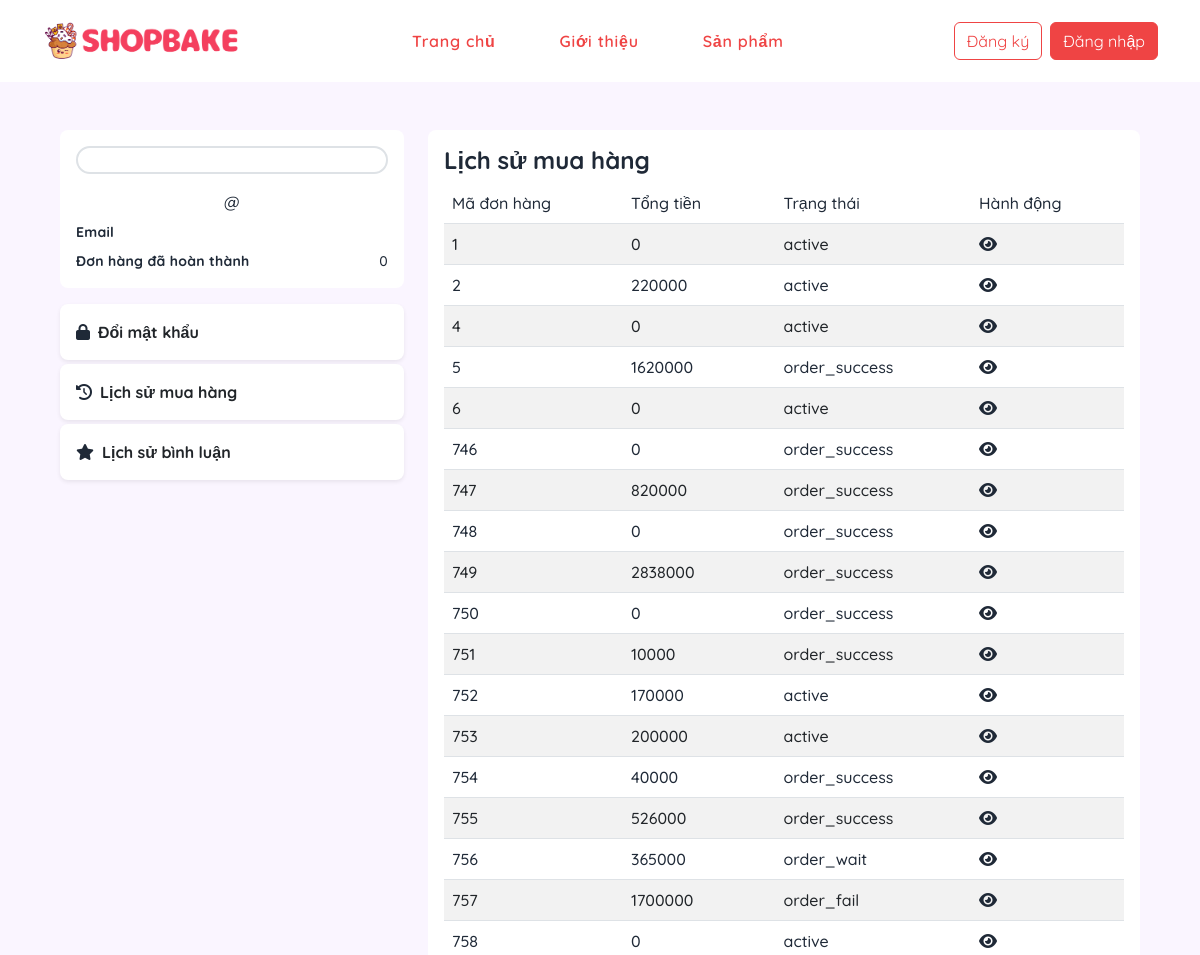
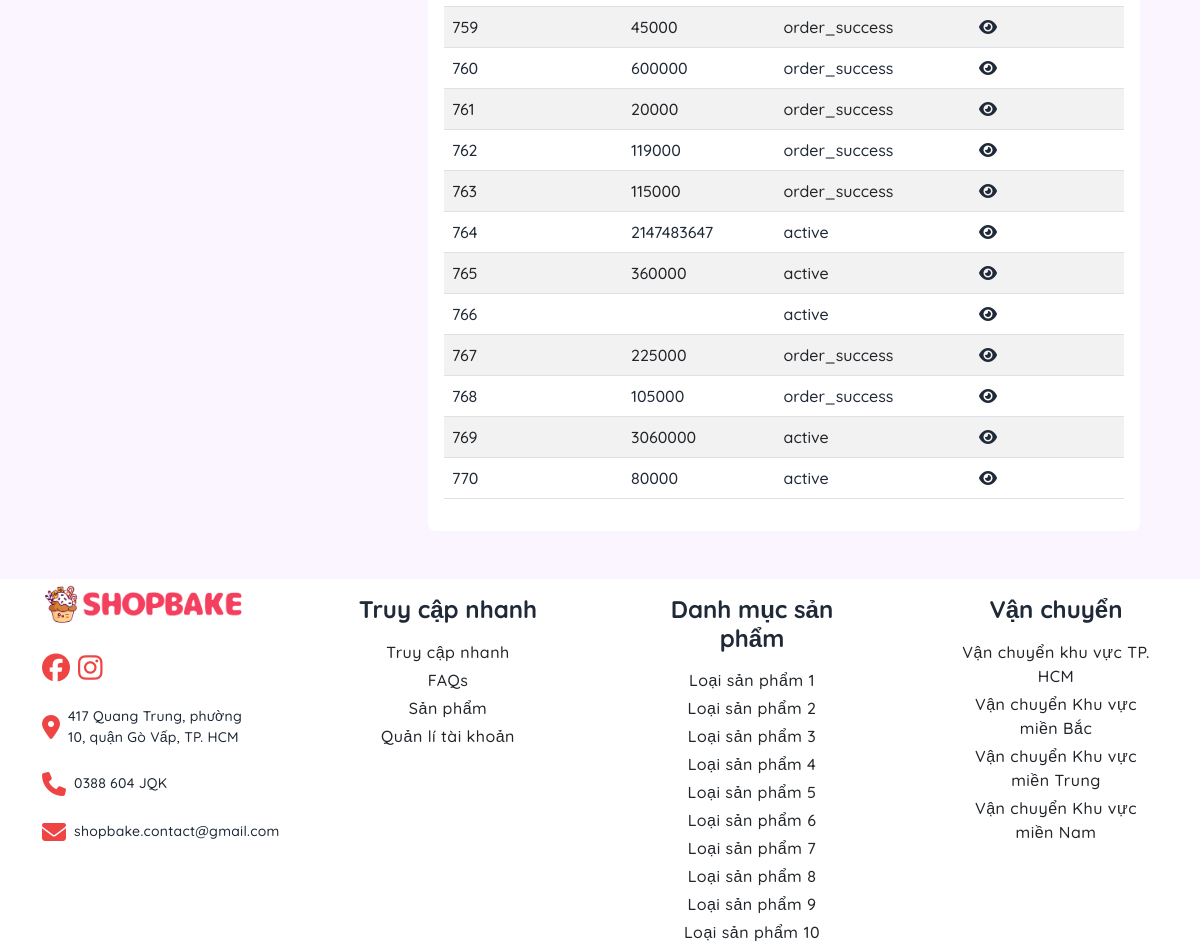
The page /user/orderHistory on the database its author committed (2 pictures, top to bottom).
### tables this page shows
CREATE TABLE `carts` (
  `cart_id` int(11) NOT NULL AUTO_INCREMENT,
  `user_id` int(11) NOT NULL,
  `status` enum('active','order_wait','order_success','order_fail') NOT NULL DEFAULT 'active',
  `voucher_id` varchar(100) DEFAULT NULL,
  `paid_date` datetime DEFAULT NULL,
  `cart_total` int(11) DEFAULT NULL,
  `address` text DEFAULT NULL,
  PRIMARY KEY (`cart_id`),
  KEY `fk_user_cart_idx` (`user_id`),
  KEY `fk_voucher_cart_idx` (`voucher_id`),
  CONSTRAINT `fk_user_cart` FOREIGN KEY (`user_id`) REFERENCES `users` (`user_id`),
  CONSTRAINT `fk_voucher_cart` FOREIGN KEY (`voucher_id`) REFERENCES `vouchers` (`voucher_id`)
);

### app/controllers/BaseController.php (called while the page is built, shortened)
<?php
class BaseController
{
    protected function view($viewPath, array $params = [])
    {
        $newViewPath = self::VIEW_FOLDER . "/" . str_replace('.', '/', $viewPath) . '.php';
        require $newViewPath;
    }
}
?>

### app/controllers/UserController.php (called while the page is built, shortened)
<?php
class UserController extends BaseController
{
    private $userModel;
    private $cartModel;
    public function __construct()
    {
        $this->userModel = new UserModel();
        $this->cartModel = new CartModel();
    }
    public function orderHistory()
    {
        $userId = $_SESSION["user_id"];
        $userInfo = $this->userModel->getUserInfo($userId);
        $listCarts = $this->cartModel->getAllCarts($userId);
        return $this->view(viewPath: "users.orderHistory", params: [
            "userInfo" => $userInfo ?? null,
            "listCarts" => $listCarts,
        ]);
    }
}

### app/core/Database.php (called while the page is built)
<?php
class Database {
    private $host = DB_HOST;
    private $db_name = DB_NAME;
    private $username = DB_USER;
    private $password = DB_PASS;
    public function getConnection() {
        $conn = null;
        try {
            $conn = new PDO("mysql:host={$this->host};dbname={$this->db_name};charset=utf8mb4", $this->username, $this->password);
            $conn->setAttribute(PDO::ATTR_ERRMODE, PDO::ERRMODE_EXCEPTION);
        } catch (PDOException $e) {
            echo "Connection error: " . $e->getMessage();
        }
        return $conn;
    }
}

### app/models/BaseModel.php (called while the page is built, shortened)
<?php
class BaseModel extends Database
{
    protected $conn;
    public function __construct()
    {
        $this->conn = $this->getConnection();
    }
    public function getTwoTable($table1, $table2, $joinColumn, $table1Select = [], $table2Select = [], $conditions = [], $limit = null, $order = null)
    {
        return $this->_queryWithJoin($table1, $table2, $joinColumn, $table1Select, $table2Select, $conditions, $limit, $order);
    }
    private function _queryWithJoin($table1, $table2, $joinColumn, $table1Select = [], $table2Select = [], $conditions = [], $limit = null, $order = null)
    {
        try {
            $columns1 = $table1 . '.' . implode(", $table1.", $table1Select);
            $columns2 = $table2 . '.' . implode(", $table2.", $table2Select);
            $sql = "SELECT $columns1, $columns2 FROM $table1
                    JOIN $table2 ON $table1.$joinColumn = $table2.$joinColumn";
            $stmt = $this->conn->prepare($sql);
            $stmt->execute();
            return $stmt->fetchAll(PDO::FETCH_ASSOC);
        } catch (PDOException $e) {
            echo "Error: " . $e->getMessage();
            return [];
        }
    }
}
?>

### app/models/CartModel.php (called while the page is built, shortened)
<?php
class CartModel extends BaseModel
{
    public function getAllCarts($userId = null)
    {
        if (!isset($userId)) {
            return $this->getTwoTable(table1: self::CART_TABLE, table2: self::USER_TABLE, joinColumn: "user_id",
                table1Select: [
                    "cart_id",
                    "cart_total",
                    "status",
                ], table2Select: [
                    "username",
                ]);
        }
    }
}

### app/views/users/orderHistory.php (the view, shortened to what this page needs)
<main class="container-fluid d-flex flex-column justify-content-center align-items-center gap-3 p-5">
    <div class="container-lg">
        <div class="row">
            <div class="col-xl-4">
                <div class="w-full p-3 bg-white round-8 mb-3">
                    <div class="w-full rounded-pill overflow-hidden border border-2 mb-3">
                    </div>
                    <div class="d-flex flex-column align-items-center gap-2">
                        <div class="text-center">
                            <p class="m-0 text-normal">@<?php echo $userInfo["username"] ?></p>
                        </div>
                        <div class="w-full d-flex justify-content-between align-items-center">
                            <p class="m-0 text-bold text-small">Email</p>
                        </div>
                        <div class="w-full d-flex justify-content-between align-items-center">
                            <p class="m-0 text-bold text-small">Đơn hàng đã hoàn thành</p>
                            <p class="m-0 text-small">0</p>
                        </div>
                    </div>
                </div>
                <div class="d-flex flex-column gap-1">
                    <div class="d-flex align-items-center gap-1 w-full p-3 bg-white round-8 shadow-sm">
                        <a href="<?php echo BASEPATH ?>/user/changePwd"
                           class="w-full text-decoration-none text-dark text-bold"><i class="me-2 fa-solid fa-lock"></i>Đổi
                            mật khẩu</a>
                    </div>
                    <div class="d-flex align-items-center gap-1 w-full p-3 bg-white round-8 shadow-sm">
                        <a href="<?php echo BASEPATH ?>/user/orderHistory"
                           class="w-full text-decoration-none text-dark text-bold"><i
                                class="me-2 fa-solid fa-clock-rotate-left"></i>Lịch sử mua hàng</a>
                    </div>
                    <div class="d-flex align-items-center gap-1 w-full p-3 bg-white round-8 shadow-sm">
                        <a href="<?php echo BASEPATH ?>/user/commentHistory"
                           class="w-full text-decoration-none text-dark text-bold"><i class="me-2 fa-solid fa-star"></i>Lịch
                            sử bình luận</a>
                    </div>
                </div>
            </div>
            <div class="col-xl-8">
                <div class="w-full p-3 bg-white round-8">
                    <div class="d-flex justify-content-between align-items-content">
                        <h3 class="heading-3">Lịch sử mua hàng</h3>
                    </div>
                    <div>
                        <div class="table-responsive">
                            <div class="table-wrapper">
                                <table class="table table-striped table-hover">
                                    <thead>
                                    <tr>
                                        <th>Mã đơn hàng</th>
                                        <th>Tổng tiền</th>
                                        <th>Trạng thái</th>
                                        <th>Hành động</th>
                                    </tr>
                                    </thead>
                                    <tbody>
                                    <?php
                                    foreach ($listCarts as $cart) {
                                        echo "
                                    <tr>
                                        <td>$cart[cart_id]</td>
                                        <td>$cart[cart_total]</td>
                                        <td>$cart[status]</td>
                                        <td>
                                            <a href='" . BASEPATH . "/cart?cartId=$cart[cart_id]' class='me-2'><i class='fa-solid fa-eye'></i></a>
                                        </td>
                                    </tr>
                                    ";
                                    }
                                    ?>
                                    </tbody>
                                </table>
                            </div>
                        </div>
                    </div>
                </div>
            </div>
        </div>
    </div>
</main>

### rows shown on the page
carts: cart_id "1", cart_total "0", status "active"
carts: cart_id "2", cart_total "220000", status "active"
carts: cart_id "4", cart_total "0", status "active"
carts: cart_id "5", cart_total "1620000", status "order_success"
carts: cart_id "6", cart_total "0", status "active"
carts: cart_id "746", cart_total "0", status "order_success"
carts: cart_id "747", cart_total "820000", status "order_success"
carts: cart_id "748", cart_total "0", status "order_success"
carts: cart_id "749", cart_total "2838000", status "order_success"
carts: cart_id "750", cart_total "0", status "order_success"
carts: cart_id "751", cart_total "10000", status "order_success"
carts: cart_id "752", cart_total "170000", status "active"
carts: cart_id "753", cart_total "200000", status "active"
carts: cart_id "754", cart_total "40000", status "order_success"
carts: cart_id "755", cart_total "526000", status "order_success"
carts: cart_id "756", cart_total "365000", status "order_wait"
carts: cart_id "757", cart_total "1700000", status "order_fail"
carts: cart_id "758", cart_total "0", status "active"
carts: cart_id "759", cart_total "45000", status "order_success"
carts: cart_id "760", cart_total "600000", status "order_success"
carts: cart_id "761", cart_total "20000", status "order_success"
carts: cart_id "762", cart_total "119000", status "order_success"
carts: cart_id "763", cart_total "115000", status "order_success"
carts: cart_id "764", cart_total "2147483647", status "active"
carts: cart_id "765", cart_total "360000", status "active"
carts: cart_id "766", status "active"
carts: cart_id "767", cart_total "225000", status "order_success"
carts: cart_id "768", cart_total "105000", status "order_success"
carts: cart_id "769", cart_total "3060000", status "active"
carts: cart_id "770", cart_total "80000", status "active"
